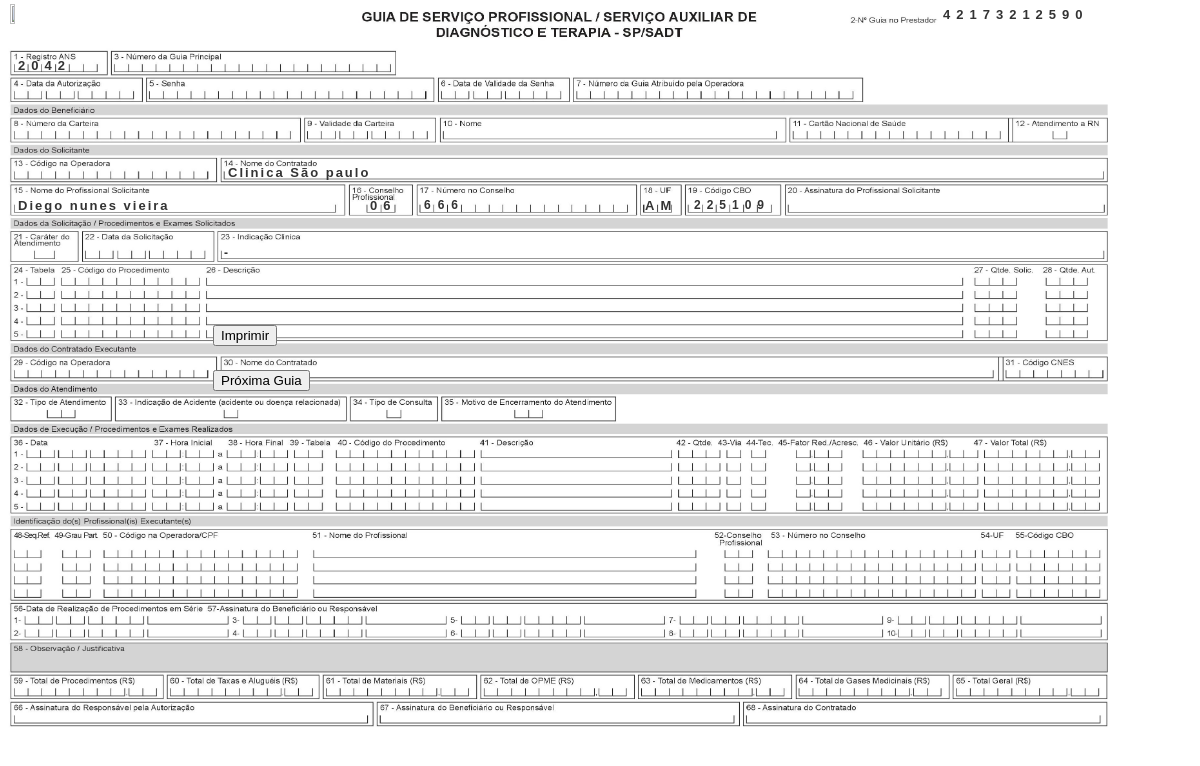
/GuiaSadt.php?medico=18, run on the app's committed database.
### tables this page shows
CREATE TABLE `configuracoes` (
  `id` int(50) NOT NULL,
  `nome` varchar(50) NOT NULL,
  `ans` int(50) NOT NULL
);

CREATE TABLE `medicos` (
  `id_medico` int(50) NOT NULL,
  `crm_medico` int(50) NOT NULL,
  `nome_medico` varchar(50) NOT NULL,
  `conselho_medico` varchar(30) NOT NULL,
  `uf_crm_medico` varchar(50) NOT NULL,
  `cbo_medico` varchar(50) NOT NULL,
  `senha_medico` varchar(30) NOT NULL,
  `medico_on/of` int(10) NOT NULL
);

### buscaconfig.php (called while the page is built)
<?php
$link = mysql_connect('localhost','root','');
$conexao = mysql_select_db('clinica',$link); if($conexao){
$sql = "SELECT * FROM configuracoes ";
$consulta = mysql_query($sql);
while( $registro = mysql_fetch_assoc($consulta)){
	 $ans =  $registro["ans"] ;
	 $empresa = utf8_encode($registro["nome"]);
}}
?>

### GuiaSadt.php (the view, shortened to what this page needs)
<?php
include 'buscaconfig.php';
$valor2= 2;
$valor3=3;
$valor4=4;
$valor5=5;
$numeroaleatorio=rand(200, 100000000000);
                  $contratador = $_REQUEST['contratador'];
                  $id_medico= $_REQUEST['medico'];
				  $nomecliente = $_REQUEST['nome'];
                  $username = "root";
                  $password="";
				  $unicas= $_REQUEST["unica"];
				  $procedimento1 = $_REQUEST["procedimento1"];
				  $continha= count($procedimento1);
				  if($continha == 1){
					  $multiplo =1;
					  }
				  elseif($continha == 2){
					  $multiplo = 2;
					  }
				elseif($continha == 3){
					 $multiplo = 3;
					}
				elseif($continha == 4){
					$multiplo = 4;
					}
				elseif ($continha == 5){
					$multiplo = 5;
					}
				elseif ($continha == 6){
					$multiplo = 6;
					}
				elseif($continha == 7){
					$multiplo = 7;
					}
                elseif($continha == 8 ){
					$multiplo = 8;
					}
			   elseif($continha == 9 ){
				   $multiplo = 9;
				   }
			   elseif($continha == 10){
				   $multiplo = 10;
				   }
			   elseif($continha == 11){
				   $multiplo = 11;
				   }
			   elseif($continha == 12){
				   $multiplo = 12;
				   }
			   elseif($continha == 13){
				   $multiplo =13;
				   }
               elseif($continha == 14){
				   $multiplo = 14 ;
				   }
			   else{
                    $multiplo = 15;
				   }
         $conn = new PDO('mysql:host=localhost;dbname=clinica', $username, $password);
                 $sql = "SELECT * FROM medicos 	WHERE id_medico = '$id_medico'";
                 $resultado = $conn->query($sql);
                   while($row = $resultado->fetch()) {
				   $nome_medico = utf8_encode($row["nome_medico"]);
				   $conselho =$row["conselho_medico"];
				   $crm = $row["crm_medico"];
				   $uf = $row["uf_crm_medico"];
				   $cbo = $row["cbo_medico"];
	           }
?>
<!DOCTYPE html PUBLIC "-//W3C//DTD XHTML 1.0 Transitional//EN" "http://www.w3.org/TR/xhtml1/DTD/xhtml1-transitional.dtd">
<html xmlns="http://www.w3.org/1999/xhtml">
<head>
</head>
<div id="bg">
<img src="img/00001.jpg"/>
</div>
<div class="convenioimg"><img src="<?php echo $imagem; ?>" width="50%" height="50%" /><div>
<div class="ans" style="letter-spacing:6px; font-size:13px; font-family:Arial, Helvetica, sans-serif; color:#333;"><b><?php echo $ans; ?></b><div>
<div class="cliente" style="letter-spacing:0px; font-size:12px; font-family:Arial, Helvetica, sans-serif; color:#333;"><b><?php echo $nomecliente ?></b><div>
<div class="contratado" style="letter-spacing:2px; font-size:13px; font-family:Arial, Helvetica, sans-serif; color:#333;"><b><?php if ($contratador == 1 ){ echo $nome_medico; } else { echo $empresa; } ?></b><div>
<div class="solicitante" style="letter-spacing:2px; font-size:13px; font-family:Arial, Helvetica, sans-serif; color:#333;"><b><?php echo $nome_medico; ?></b><div>
<div class="conselho" style="letter-spacing:6px; font-size:13px; font-family:Arial, Helvetica, sans-serif; color:#333;"><b><?php echo $conselho; ?></b><div>
<div class="numconselho" style="letter-spacing:7px; font-size:12px; font-family:Arial, Helvetica, sans-serif; color:#333;"><b><?php echo $crm; ?></b><div>
<div class="uf" style="letter-spacing:6px; font-size:13px; font-family:Arial, Helvetica, sans-serif; color:#333;"><b><?php echo $uf; ?></b><div>
<div class="cbo" style="letter-spacing:6px; font-size:12px; font-family:Arial, Helvetica, sans-serif; color:#333;"><b><?php echo $cbo;?></b><div>
<div class="indicacaoclinica" style="letter-spacing:0px; font-size:12px; font-family:Arial, Helvetica, sans-serif; color:#333;"><b><?php echo $codigocid.'-'.$descricaocid; ?></b><div>
<div class="procedimento" style="letter-spacing:6px; font-size:12px; font-family:Arial, Helvetica, sans-serif; color:#333;"><b><?php echo $procedimento_tabela; ?></b><div>
<div class="codigo_procedimento" style="letter-spacing:7px; font-size:12px; font-family:Arial, Helvetica, sans-serif; color:#333;"><b><?php echo $procedimento_codigo; ?></b><div>
<div class="descricao_procedimento" style="letter-spacing:0px; font-size:12px; font-family:Arial, Helvetica, sans-serif; color:#333;"><b><?php echo $procedimento_nome ?></b><div>
<div class="procedimento2" style="letter-spacing:6px; font-size:12px; font-family:Arial, Helvetica, sans-serif; color:#333;"><b><?php if(($continha = $valor2) and ($unicas == 1)) { echo $procedimento_tabela2;} ?></b><div>
<div class="codigo_procedimento2" style="letter-spacing:7px; font-size:12px; font-family:Arial, Helvetica, sans-serif; color:#333;"><b><?php if(($continha = $valor2) and ($unicas == 1)) { echo $procedimento_codigo2;} ?></b><div>
<div class="descricao_procedimento2" style="letter-spacing:0px; font-size:12px; font-family:Arial, Helvetica, sans-serif; color:#333;"><b><?php if(($continha = $valor2) and ($unicas == 1)) {echo $procedimento_nome2; }?></b><div>
<div class="procedimento3" style="letter-spacing:6px; font-size:12px; font-family:Arial, Helvetica, sans-serif; color:#333;"><b> <?php if(($continha =$valor3) and ($unicas == 1)){echo $procedimento_tabela3; } ?> </b><div>
<div class="codigo_procedimento3" style="letter-spacing:7px; font-size:12px; font-family:Arial, Helvetica, sans-serif; color:#333;"><b><?php if(($continha =$valor3) and ($unicas == 1)){ echo $procedimento_codigo3;} ?></b><div>
<div class="descricao_procedimento3" style="letter-spacing:0px; font-size:12px; font-family:Arial, Helvetica, sans-serif; color:#333;"><b><?php if(($continha =$valor3) and ($unicas == 1) ) {echo $procedimento_nome3;}?></b><div>
<div class="procedimento4" style="letter-spacing:6px; font-size:12px; font-family:Arial, Helvetica, sans-serif; color:#333;"><b><?php if(($continha = $valor4) and ($unicas == 1)){echo $procedimento_tabela4;} ?></b><div>
<div class="codigo_procedimento4" style="letter-spacing:7px; font-size:12px; font-family:Arial, Helvetica, sans-serif; color:#333;"><b><?php if(($continha = $valor4) and ($unicas == 1)){ echo $procedimento_codigo4;} ?></b><div>
<div class="descricao_procedimento4" style="letter-spacing:0px; font-size:12px; font-family:Arial, Helvetica, sans-serif; color:#333;"><b><?php if(($continha = $valor4) and ($unicas == 1)){ echo $procedimento_nome4;}?></b><div>
<div class="procedimento5" style="letter-spacing:6px; font-size:12px; font-family:Arial, Helvetica, sans-serif; color:#333;"><b><?php if (($continha = $valor5) and ($unicas == 1)){echo $procedimento_tabela5; } ?></b><div>
<div class="codigo_procedimento5" style="letter-spacing:7px; font-size:12px; font-family:Arial, Helvetica, sans-serif; color:#333;"><b><?php if(($continha= $valor5) and ($unicas == 1)){ echo $procedimento_codigo5;} ?></b><div>
<div class="descricao_procedimento5" style="letter-spacing:0px; font-size:12px; font-family:Arial, Helvetica, sans-serif; color:#333;"><b><?php if(($continha = $valor5) and ($unicas == 1)){echo $procedimento_nome5;}  ?></b><div>
<div class="numeroaleatorio" style="letter-spacing:6px; font-size:13px; font-family:Arial, Helvetica, sans-serif; color:#333;"><b><?php echo $numeroaleatorio; ?></b></div>
<body>
<?php
if ($unicas == 0){
	if($multiplo > 1){
	echo '<button type="submit" class="botao" onClick="msg();" class="btn btn-default">Próxima Guia</button>';
	}
	}else{
		if($unicas == 1){
			if($multiplo > 5){
				echo '<button type="submit" class="botao" onClick="msg();" class="btn btn-default">Próxima Guia</button>';
				}
			}
		}
?>
<button type="submit" class="impri" onClick="javascript:window.print();" class="btn btn-default">Imprimir</button>
</body>
</html>

### GuiaSadt.php (style rules this page uses)
#bg img { width:1100px; margin-top:0; margin-left:0; height:730px; z-index: 0; }
.numeroaleatorio { position:absolute; top:-318px; left:730px; }
.ans { position:absolute; top:54px; margin-left:8px; }
.solicitante { position:absolute; left:-210px; top:33px; white-space:nowrap; }
.contratado { position:absolute; left:-220px; top:39px; white-space:nowrap; }
.conselho { position:absolute; left:352px; top:0px; }
.numconselho { position:absolute; top:0px; left:54px; }
.uf { position:absolute; top:0px; left:221px; }
.cbo { position:absolute; top:0px; left:49px; }
.indicacaoclinica { position:absolute; left:-470px; top:48px; white-space:nowrap; }
.cliente { position:absolute; left:430px; top:68px; white-space:nowrap; }
.convenioimg { position:absolute; top:4px; margin-left:2px; }
.procedimento { position:absolute; top:28px; left:-194px; }
.codigo_procedimento { position:absolute; top:0px; left:33px; }
.descricao_procedimento { position:absolute; top:0px; left:150px; }
.procedimento2 { position:absolute; top:13px; left:-183px; }
.codigo_procedimento2 { position:absolute; top:0px; left:33px; }
.descricao_procedimento2 { position:absolute; top:0px; left:150px; }
.procedimento3 { position:absolute; top:12px; left:-183px; }
.codigo_procedimento3 { position:absolute; top:0px; left:33px; }
.descricao_procedimento3 { position:absolute; top:0px; left:150px; }
.procedimento4 { position:absolute; top:12px; left:-183px; }
.codigo_procedimento4 { position:absolute; top:0px; left:33px; }
.descricao_procedimento4 { position:absolute; top:0px; left:150px; }
.procedimento5 { position:absolute; top:14px; left:-183px; }
.codigo_procedimento5 { position:absolute; top:0px; left:33px; }
.descricao_procedimento5 { position:absolute; top:0px; left:150px; }
.botao { position:absolute; top: 45px; left: 0px; }
.botao { display: none; }
.impri { display:none; }

### data on the page
configuracoes: ans "2042", nome "Clinica São paulo"
medicos: nome_medico "Diego nunes vieira", conselho_medico "06", crm_medico "666", uf_crm_medico "AM", cbo_medico "225109"
